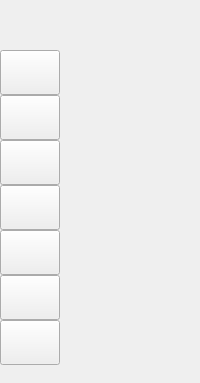
        <widget class="QWidget" name="side_bar" native="true">
         <property name="sizePolicy">
          <sizepolicy hsizetype="Preferred" vsizetype="Preferred">
           <horstretch>0</horstretch>
           <verstretch>0</verstretch>
          </sizepolicy>
         </property>
         <property name="minimumSize">
          <size>
           <width>60</width>
           <height>0</height>
          </size>
         </property>
         <property name="maximumSize">
          <size>
           <width>260</width>
           <height>16777215</height>
          </size>
         </property>
         <property name="layoutDirection">
          <enum>Qt::LeftToRight</enum>
         </property>
         <layout class="QVBoxLayout" name="verticalLayout_2">
          <property name="spacing">
           <number>0</number>
          </property>
          <property name="leftMargin">
           <number>0</number>
          </property>
          <property name="topMargin">
           <number>0</number>
          </property>
          <property name="rightMargin">
           <number>0</number>
          </property>
          <property name="bottomMargin">
           <number>0</number>
          </property>
          <item>
           <widget class="QWidget" name="widget_2" native="true">
            <property name="minimumSize">
             <size>
              <width>60</width>
              <height>0</height>
             </size>
            </property>
            <layout class="QVBoxLayout" name="verticalLayout" stretch="0,0,1,0">
             <property name="spacing">
              <number>0</number>
             </property>
             <property name="leftMargin">
              <number>0</number>
             </property>
             <property name="topMargin">
              <number>0</number>
             </property>
             <property name="rightMargin">
              <number>0</number>
             </property>
             <property name="bottomMargin">
              <number>0</number>
             </property>
             <item>
              <widget class="QWidget" name="logo_widget" native="true">
               <property name="minimumSize">
                <size>
                 <width>60</width>
                 <height>50</height>
                </size>
               </property>
               <property name="maximumSize">
                <size>
                 <width>60</width>
                 <height>50</height>
                </size>
               </property>
              </widget>
             </item>
             <item>
              <widget class="QWidget" name="widget" native="true">
               <property name="maximumSize">
                <size>
                 <width>16777215</width>
                 <height>10000</height>
                </size>
               </property>
               <layout class="QVBoxLayout" name="verticalLayout_32">
                <property name="spacing">
                 <number>0</number>
                </property>
                <property name="leftMargin">
                 <number>0</number>
                </property>
                <property name="topMargin">
                 <number>0</number>
                </property>
                <property name="rightMargin">
                 <number>0</number>
                </property>
                <property name="bottomMargin">
                 <number>0</number>
                </property>
               </layout>
              </widget>
             </item>
             <item>
              <widget class="QWidget" name="widget_11" native="true">
               <property name="minimumSize">
                <size>
                 <width>60</width>
                 <height>0</height>
                </size>
               </property>
               <property name="maximumSize">
                <size>
                 <width>16777215</width>
                 <height>315</height>
                </size>
               </property>
               <layout class="QVBoxLayout" name="verticalLayout_9" stretch="0,0,0,0,0,0,0">
                <property name="spacing">
                 <number>0</number>
                </property>
                <property name="leftMargin">
                 <number>0</number>
                </property>
                <property name="topMargin">
                 <number>0</number>
                </property>
                <property name="rightMargin">
                 <number>0</number>
                </property>
                <property name="bottomMargin">
                 <number>0</number>
                </property>
                <item>
                 <widget class="QPushButton" name="btn_extend">
                  <property name="minimumSize">
                   <size>
                    <width>60</width>
                    <height>45</height>
                   </size>
                  </property>
                  <property name="maximumSize">
                   <size>
                    <width>60</width>
                    <height>45</height>
                   </size>
                  </property>
                  <property name="sizeIncrement">
                   <size>
                    <width>0</width>
                    <height>0</height>
                   </size>
                  </property>
                  <property name="text">
                   <string/>
                  </property>
                 </widget>
                </item>
                <item>
                 <widget class="QPushButton" name="btn_all">
                  <property name="enabled">
                   <bool>true</bool>
                  </property>
                  <property name="minimumSize">
                   <size>
                    <width>60</width>
                    <height>45</height>
                   </size>
                  </property>
                  <property name="maximumSize">
                   <size>
                    <width>60</width>
                    <height>45</height>
                   </size>
                  </property>
                  <property name="text">
                   <string/>
                  </property>
                 </widget>
                </item>
                <item>
                 <widget class="QPushButton" name="btn_classes">
                  <property name="minimumSize">
                   <size>
                    <width>60</width>
                    <height>45</height>
                   </size>
                  </property>
                  <property name="maximumSize">
                   <size>
                    <width>60</width>
                    <height>45</height>
                   </size>
                  </property>
                  <property name="text">
                   <string/>
                  </property>
                 </widget>
                </item>
                <item>
                 <widget class="QPushButton" name="btn_teachers">
                  <property name="minimumSize">
                   <size>
                    <width>60</width>
                    <height>45</height>
                   </size>
                  </property>
                  <property name="maximumSize">
                   <size>
                    <width>60</width>
                    <height>45</height>
                   </size>
                  </property>
                  <property name="text">
                   <string/>
                  </property>
                 </widget>
                </item>
                <item>
                 <widget class="QPushButton" name="btn_edit_teachers">
                  <property name="sizePolicy">
                   <sizepolicy hsizetype="Minimum" vsizetype="Fixed">
                    <horstretch>0</horstretch>
                    <verstretch>0</verstretch>
                   </sizepolicy>
                  </property>
                  <property name="minimumSize">
                   <size>
                    <width>60</width>
                    <height>45</height>
                   </size>
                  </property>
                  <property name="maximumSize">
                   <size>
                    <width>60</width>
                    <height>45</height>
                   </size>
                  </property>
                  <property name="text">
                   <string/>
                  </property>
                 </widget>
                </item>
                <item>
                 <widget class="QPushButton" name="btn_save">
                  <property name="minimumSize">
                   <size>
                    <width>60</width>
                    <height>45</height>
                   </size>
                  </property>
                  <property name="maximumSize">
                   <size>
                    <width>60</width>
                    <height>45</height>
                   </size>
                  </property>
                  <property name="sizeIncrement">
                   <size>
                    <width>0</width>
                    <height>0</height>
                   </size>
                  </property>
                  <property name="text">
                   <string/>
                  </property>
                 </widget>
                </item>
                <item>
                 <widget class="QPushButton" name="btn_settings">
                  <property name="sizePolicy">
                   <sizepolicy hsizetype="Minimum" vsizetype="Fixed">
                    <horstretch>0</horstretch>
                    <verstretch>0</verstretch>
                   </sizepolicy>
                  </property>
                  <property name="minimumSize">
                   <size>
                    <width>60</width>
                    <height>45</height>
                   </size>
                  </property>
                  <property name="maximumSize">
                   <size>
                    <width>60</width>
                    <height>45</height>
                   </size>
                  </property>
                  <property name="text">
                   <string/>
                  </property>
                 </widget>
                </item>
               </layout>
              </widget>
             </item>
             <item>
              <widget class="QWidget" name="widget" native="true">
               <property name="maximumSize">
                <size>
                 <width>16777215</width>
                 <height>1000</height>
                </size>
               </property>
               <layout class="QVBoxLayout" name="verticalLayout_29"/>
              </widget>
             </item>
            </layout>
           </widget>
          </item>
         </layout>
        </widget>
